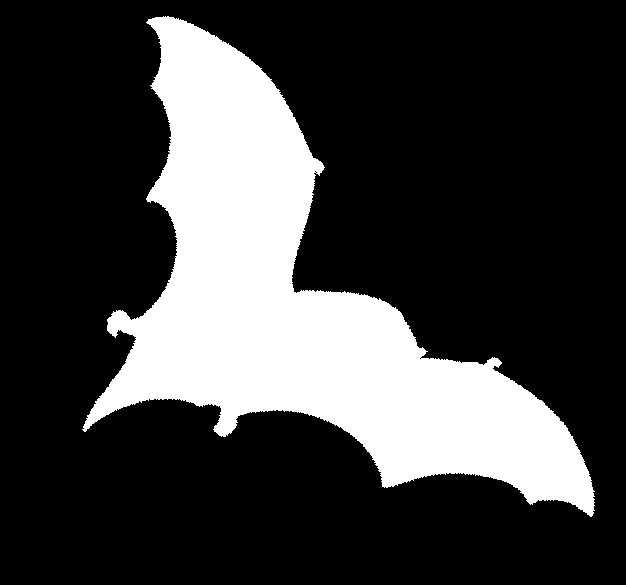
%> input picture examples/GUI/Pattern Recognition4/bat-1.gif, 626 x 585 px; its folder holds 4 pictures in this run
$ octave algoritma_kmeans.m   (GNU Octave 9; MATLAB toolbox functions it lacks are replaced by stand-ins)
%> lines starting %> are read from the running program, lines starting %| are printed output that depends on the picture; in (x1, y1, x2, y2) boxes, pixels count from 0 and x2, y2 are one past the last pixel; in counts of white or black regions, pixels touching at a corner belong together; the program's own positions count from 1
clc;clear;close all;

image_folder = '\Pattern Recognition4';
filenames = dir(fullfile(image_folder, '*.gif'));
total_images = numel(filenames);

for n = 1:total_images
    full_name = fullfile(image_folder, filenames(n).name);
    our_images = logical(imread(full_name));
%> our_images: size 585x626 logical; 24.5% white; 1 white region, box (x1, y1, x2, y2) and area: (82, 16, 595, 517) 89600
    our_images = bwconvhull(our_images,'objects');
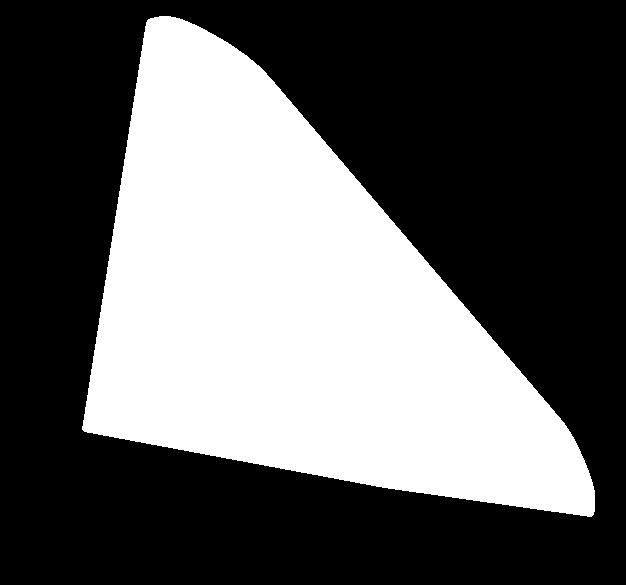
%> our_images: size 585x626 logical; 37.8% white; 1 white region
    stats = regionprops(our_images,'All');
%> stats = 1 region; box (x1, y1, x2, y2), Area, Centroid, MajorAxisLength, MinorAxisLength and Eccentricity: (82, 16, 595, 517) 138547 [296.9 308.3] 589.4 344.1 0.812
    area(n) = stats.Area;
    perimeter(n) = stats.Perimeter;
    X = [area;perimeter]';
%> X = [138547 1633.5]
end
%> pass 2 of the loop `for n = 1:total_images`:
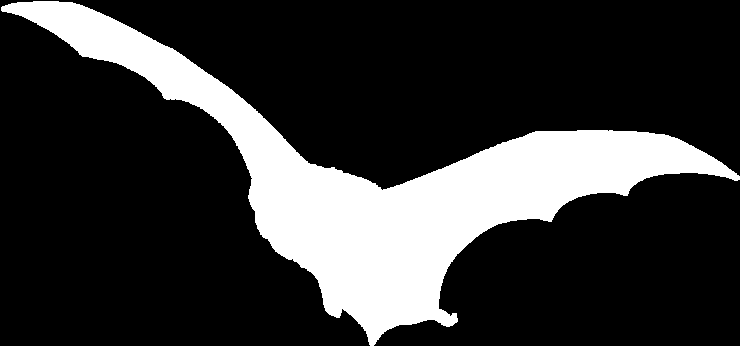
%> input picture examples/GUI/Pattern Recognition4/bat-10.gif, 740 x 346 px
%> `our_images = bwconvhull(our_images,'objects');`:
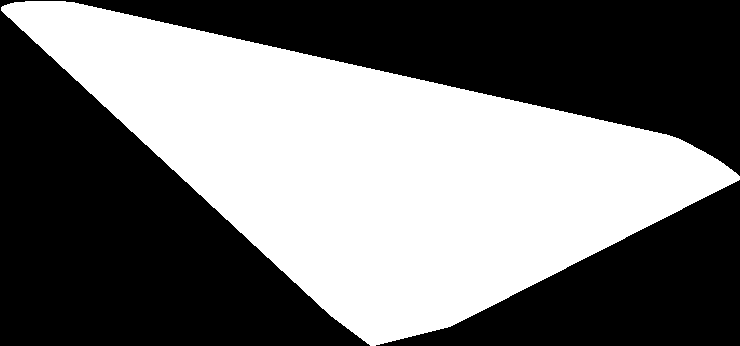
%> our_images: size 346x740 logical; 45.1% white; 1 white region
%> stats = 1 region; box (x1, y1, x2, y2), Area, Centroid, MajorAxisLength, MinorAxisLength and Eccentricity: (1, 1, 740, 346) 115484 [375 167.5] 661.6 259.1 0.92
%> X = [138547 1633.5; 115484 1676.6]
%> pass 3 of the loop `for n = 1:total_images`:
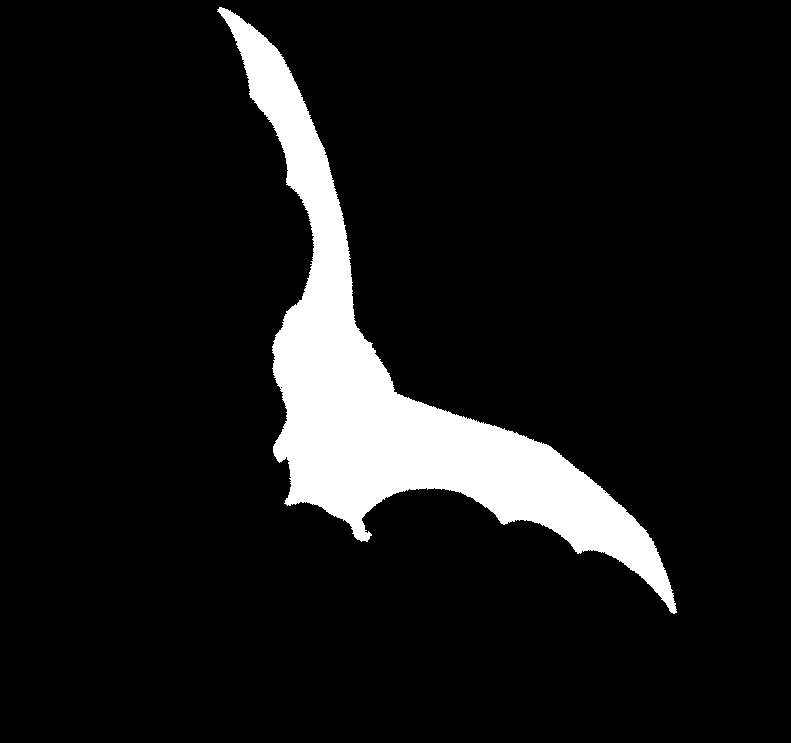
%> input picture examples/GUI/Pattern Recognition4/bat-11.gif, 791 x 743 px
%> `our_images = bwconvhull(our_images,'objects');`:
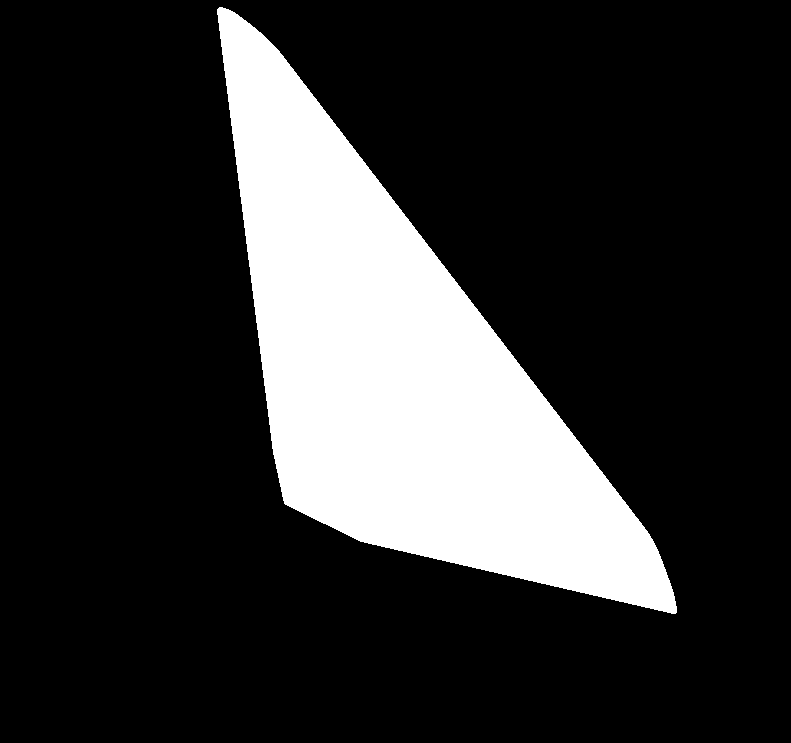
%> our_images: size 743x791 logical; 19.7% white; 1 white region
%> stats = 1 region; box (x1, y1, x2, y2), Area, Centroid, MajorAxisLength, MinorAxisLength and Eccentricity: (217, 7, 677, 614) 115990 [403.5 369.8] 663 259.5 0.92
%> X = [138547 1633.5; 115484 1676.6; 115990 1683.3]
%> the loop made 4 passes; the first 3 are shown

opts = statset('Display','final');
[idx,C] = kmeans(X,3,'Distance','sqeuclidean',...
    'Replicates',5,'Options',opts)
%> idx = [3; 2; 2; 1]; C = [61550 1091.4; 115737 1680; 138547 1633.5]

figure;
plot(X(idx==1,1),X(idx==1,2),'r.','MarkerSize',24)
hold on
plot(X(idx==2,1),X(idx==2,2),'g.','MarkerSize',24)
plot(X(idx==3,1),X(idx==3,2),'b.','MarkerSize',24)
plot(C(:,1),C(:,2),'kx',...
     'MarkerSize',15,'LineWidth',3)
legend('Cluster 1','Cluster 2','Cluster 3','Centroids',...
       'Location','best')
title('Cluster Assignments and Centroids')
xlabel('Area')
ylabel('Perimeter')
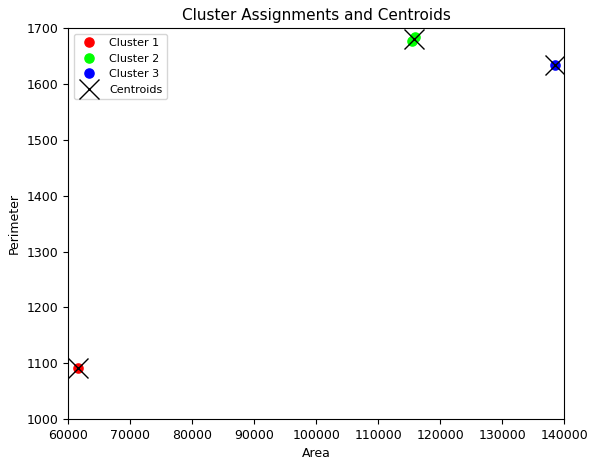
%> figure redrawn from the program's plot data
hold off
